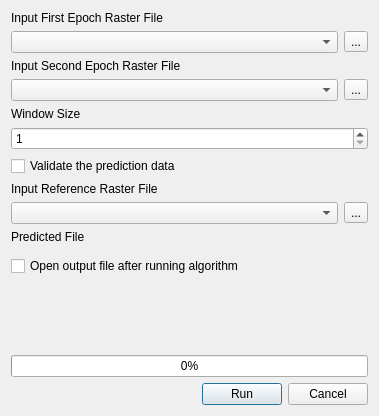
<?xml version="1.0" encoding="UTF-8"?>
<ui version="4.0">
 <class>GeosimulationLandChangesDialogBase</class>
 <widget class="QDialog" name="GeosimulationLandChangesDialogBase">
  <property name="geometry">
   <rect>
    <x>0</x>
    <y>0</y>
    <width>379</width>
    <height>416</height>
   </rect>
  </property>
  <property name="windowTitle">
   <string>Geosimulation Land Changes</string>
  </property>
  <layout class="QGridLayout" name="gridLayout_3">
   <item row="0" column="0">
    <layout class="QGridLayout" name="gridLayout_2">
     <item row="0" column="0">
      <layout class="QGridLayout" name="gridLayout">
       <item row="0" column="0">
        <widget class="QLabel" name="label_4">
         <property name="text">
          <string>Input First Epoch Raster File</string>
         </property>
        </widget>
       </item>
       <item row="1" column="0">
        <layout class="QHBoxLayout" name="horizontalLayout">
         <item>
          <widget class="QComboBox" name="comboBox_1"/>
         </item>
         <item>
          <widget class="QToolButton" name="toolButton_1">
           <property name="enabled">
            <bool>true</bool>
           </property>
           <property name="text">
            <string>...</string>
           </property>
          </widget>
         </item>
        </layout>
       </item>
       <item row="2" column="0">
        <widget class="QLabel" name="label_5">
         <property name="text">
          <string>Input Second Epoch Raster File</string>
         </property>
        </widget>
       </item>
       <item row="3" column="0">
        <layout class="QHBoxLayout" name="horizontalLayout_2">
         <item>
          <widget class="QComboBox" name="comboBox_2"/>
         </item>
         <item>
          <widget class="QToolButton" name="toolButton_2">
           <property name="enabled">
            <bool>true</bool>
           </property>
           <property name="text">
            <string>...</string>
           </property>
          </widget>
         </item>
        </layout>
       </item>
       <item row="4" column="0">
        <widget class="QLabel" name="label_3">
         <property name="text">
          <string>Window Size</string>
         </property>
        </widget>
       </item>
       <item row="5" column="0">
        <widget class="QSpinBox" name="spinBox">
         <property name="minimum">
          <number>1</number>
         </property>
         <property name="singleStep">
          <number>2</number>
         </property>
         <property name="value">
          <number>1</number>
         </property>
        </widget>
       </item>
       <item row="6" column="0">
        <widget class="QCheckBox" name="checkBox_1">
         <property name="text">
          <string>Validate the prediction data</string>
         </property>
        </widget>
       </item>
       <item row="7" column="0">
        <widget class="QLabel" name="label_2">
         <property name="text">
          <string>Input Reference Raster File</string>
         </property>
        </widget>
       </item>
       <item row="8" column="0">
        <layout class="QHBoxLayout" name="horizontalLayout_3">
         <item>
          <widget class="QComboBox" name="comboBox_3"/>
         </item>
         <item>
          <widget class="QToolButton" name="toolButton_3">
           <property name="text">
            <string>...</string>
           </property>
          </widget>
         </item>
        </layout>
       </item>
       <item row="9" column="0">
        <widget class="QLabel" name="label">
         <property name="text">
          <string>Predicted File</string>
         </property>
        </widget>
       </item>
       <item row="10" column="0">
        <widget class="QgsFileWidget" name="mQgsFileWidget">
         <property name="storageMode">
          <enum>QgsFileWidget::SaveFile</enum>
         </property>
        </widget>
       </item>
       <item row="11" column="0">
        <widget class="QCheckBox" name="checkBox_2">
         <property name="text">
          <string>Open output file after running algorithm</string>
         </property>
        </widget>
       </item>
      </layout>
     </item>
     <item row="1" column="0">
      <spacer name="verticalSpacer">
       <property name="orientation">
        <enum>Qt::Vertical</enum>
       </property>
       <property name="sizeHint" stdset="0">
        <size>
         <width>20</width>
         <height>68</height>
        </size>
       </property>
      </spacer>
     </item>
     <item row="2" column="0">
      <layout class="QVBoxLayout" name="verticalLayout">
       <item>
        <widget class="QProgressBar" name="progressBar">
         <property name="value">
          <number>0</number>
         </property>
        </widget>
       </item>
       <item>
        <layout class="QHBoxLayout" name="horizontalLayout_4">
         <item>
          <spacer name="horizontalSpacer">
           <property name="orientation">
            <enum>Qt::Horizontal</enum>
           </property>
           <property name="sizeHint" stdset="0">
            <size>
             <width>198</width>
             <height>20</height>
            </size>
           </property>
          </spacer>
         </item>
         <item>
          <widget class="QPushButton" name="pushButton_1">
           <property name="enabled">
            <bool>true</bool>
           </property>
           <property name="text">
            <string>Run</string>
           </property>
          </widget>
         </item>
         <item>
          <widget class="QPushButton" name="pushButton_2">
           <property name="text">
            <string>Cancel</string>
           </property>
          </widget>
         </item>
        </layout>
       </item>
      </layout>
     </item>
    </layout>
   </item>
  </layout>
 </widget>
 <customwidgets>
  <customwidget>
   <class>QgsFileWidget</class>
   <extends>QWidget</extends>
   <header>qgsfilewidget.h</header>
  </customwidget>
 </customwidgets>
 <resources/>
 <connections/>
</ui>
